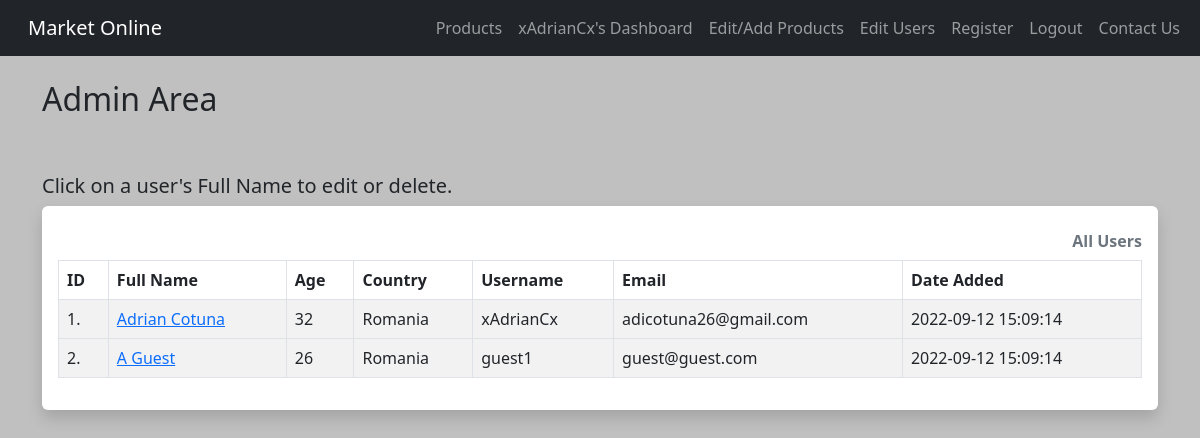
The page /admin (signed in) on the database its author committed.
### app.py (models this page shows)
class Users(UserMixin, db.Model):
    id = db.Column(db.Integer(), primary_key=True)
    full_name = db.Column(db.String(200))
    age = db.Column(db.Integer())
    location = db.Column(db.String())
    username = db.Column(db.String(15), unique=True)
    password = db.Column(db.String(80))
    email = db.Column(db.String(), unique=True)
    date_added = db.Column(db.String())

### app.py (the view)
@app.route("/admin")
@login_required
def admin():
    all_users = Users.query.order_by(Users.date_added)
    id = current_user.id
    if id == 1:
        return render_template("admin.html",
                               all_users=all_users)
    else:
        flash("Sorry only admins can access admin page.")
        return redirect((url_for("dashboard")))

### app.py (called while the page is built)
@login_manager.user_loader
def load_user(user_id):
    return Users.query.get(int(user_id))

### templates/admin.html
{% extends "base.html" %}
{% block content %}
    <h2>Admin Area</h2>
    <br/><br/>
    <h5>Click on a user's Full Name to edit or delete.</h5>
<div class="shadow p-3 mb-5 bg-body rounded">
    <table class="table caption-top table-hover table-bordered table-striped">
        <caption><strong>All Users</strong></caption>
        <thead>
            <tr>
                <th scope="col">ID</th>
                <th scope="col">Full Name</th>
                <th scope="col">Age</th>
                <th scope="col">Country</th>
                <th scope="col">Username</th>
                <th scope="col">Email</th>
                <th scope="col">Date Added</th>
            </tr>
        </thead>
    {% for user in all_users %}
        <tbody>
            <tr>
                <td>{{ user.id }}.</td>
                <td><a href="{{ url_for('admin_user_edit', id=user.id) }}">{{ user.full_name}}</a></td>
                <td>{{ user.age}}</td>
                <td>{{ user.location}}</td>
                <td>{{ user.username}}</td>
                <td>{{ user.email}}</td>
                <td>{{ user.date_added}}</td>
        <tbody>
        {% endfor %}
      </table>
</div>
{% endblock %}

### templates/base.html (shortened to what this page needs)
<html lang="en">
  <head>
     <link rel="stylesheet" href="https://cdn.jsdelivr.net/npm/bootstrap@5.2.0/dist/css/bootstrap.rtl.min.css">
      <link rel="stylesheet" href="{{ url_for('static', filename='/CSS/style.css') }}">
  </head>
  <body>
    {% include 'navbar.html' %}
    <br/>
    <div class="container">
        {% block content %}
        {% endblock %}
    </div>
  </body>
</html>

### templates/navbar.html (shortened to what this page needs)
<nav class="navbar navbar-expand-lg navbar-dark bg-dark">
  <div class="container-fluid">
    <a class="navbar-brand" href="{{ url_for('index') }}">Market Online</a>
    <div class="collapse navbar-collapse" id="navbarSupportedContent">
      <ul class="navbar-nav me-auto mb-2 mb-lg-0">
        {% if current_user.is_authenticated %}
        {% if current_user.id == 1 %}
          <li class="nav-item">
            <a class="nav-link" href="{{ url_for('user_products') }}">Products</a>
          </li>
          <li class="nav-item">
            <a class="nav-link" href="{{ url_for('dashboard') }}">{{ current_user.username }}'s Dashboard</a>
          </li>
          <li class="nav-item">
            <a class="nav-link" href="{{ url_for('admin_products') }}">Edit/Add Products</a>
          </li>
          <li class="nav-item">
            <a class="nav-link" href="{{ url_for('admin') }}">Edit Users</a>
          </li>
          <li class="nav-item">
          <a class="nav-link" href="{{ url_for('signup') }}">Register</a>
          </li>
          <li class="nav-item">
            <a class="nav-link" href="{{ url_for('logout') }}">Logout</a>
          </li>
          <li class="nav-item">
            <a class="nav-link" href="{{ url_for('contact_us') }}">Contact Us</a>
          </li>
        {% endif %}
        {% endif %}
      </ul>
    </div>
  </div>
</nav>

### static/css/style.css (style rules this page uses)
body { background: silver; }

### rows shown on the page
Users: username "xAdrianCx", id "1", full_name "Adrian Cotuna", age "32", location "Romania", email "adicotuna26@gmail.com", date_added "2022-09-12 15:09:14"
Users: id "2", full_name "A Guest", age "26", location "Romania", username "guest1", email "guest@guest.com", date_added "2022-09-12 15:09:14"
